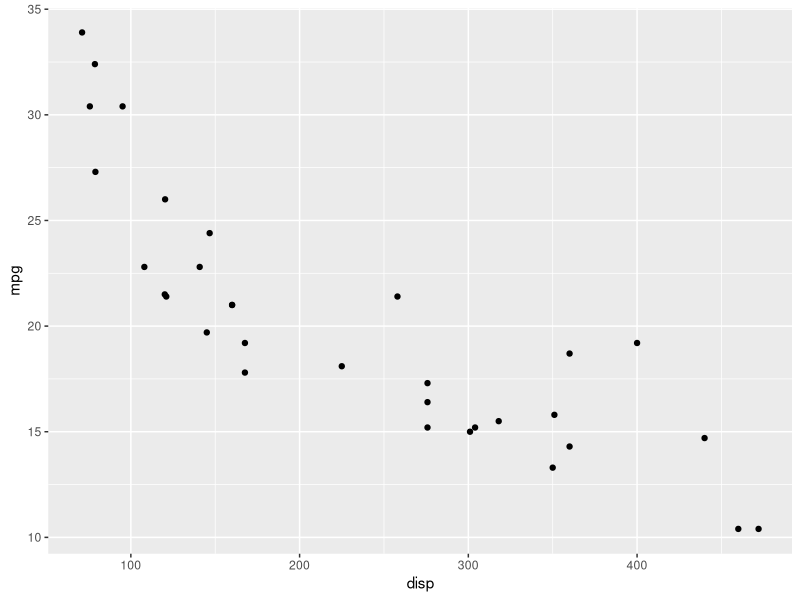
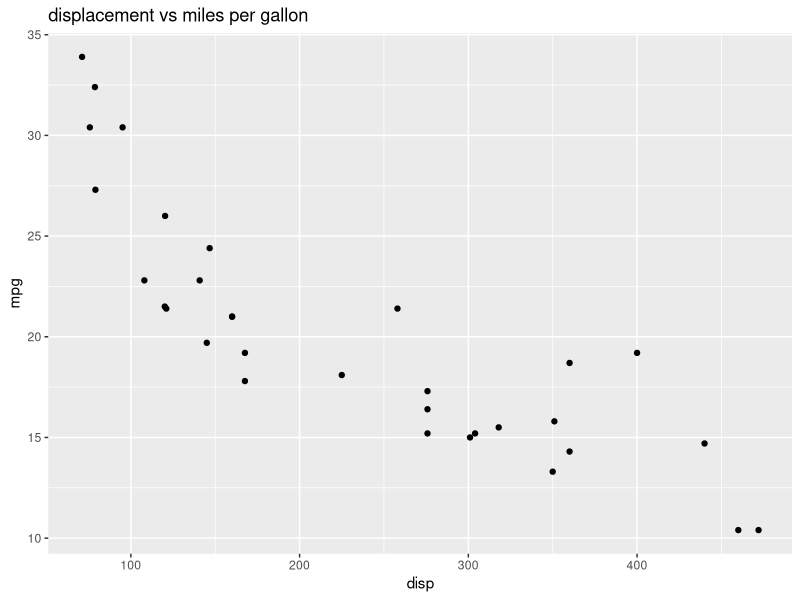
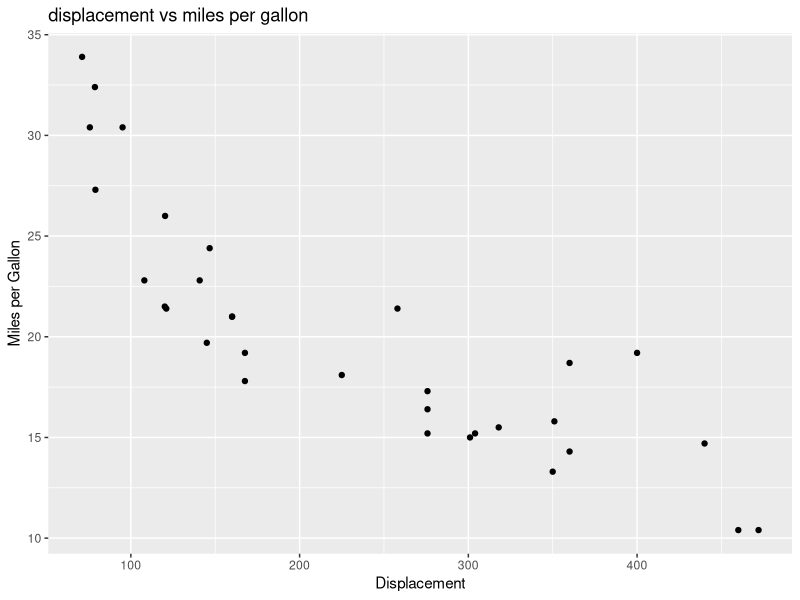
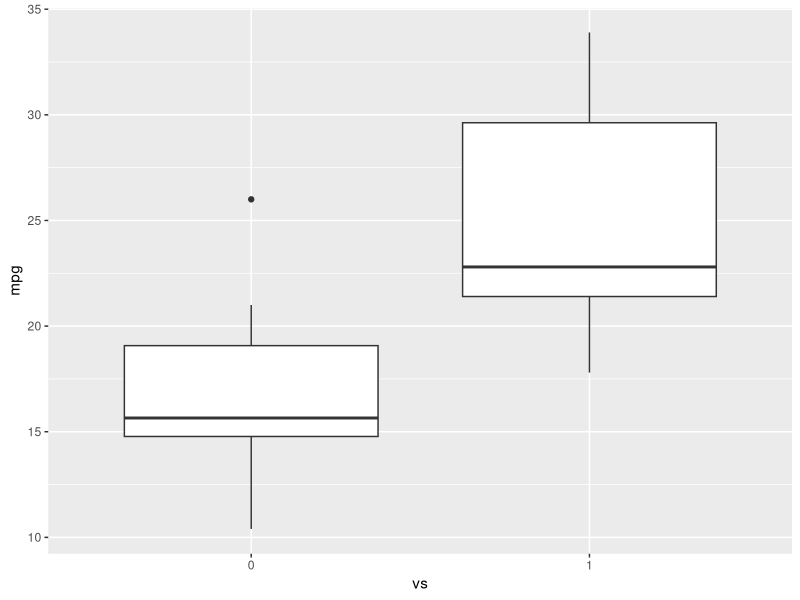
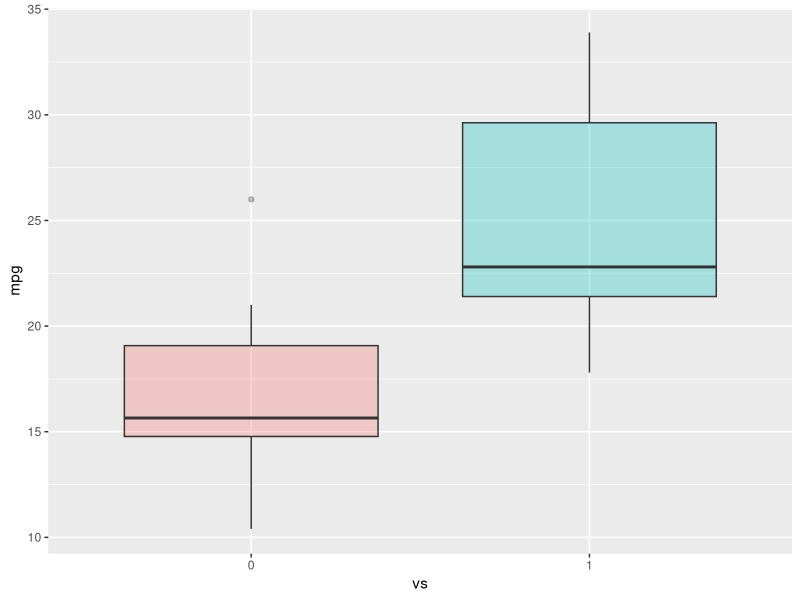
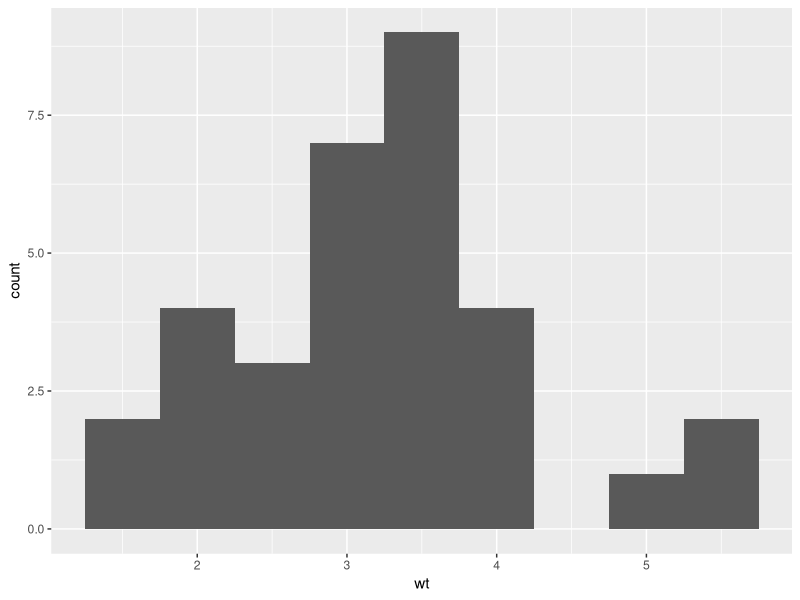

The R source for these figures, in order:
library(datasets)
data(mtcars)
head(mtcars, 5)
library(ggplot2)

ggplot(aes(x=disp,y=mpg,),data=mtcars)+geom_point()
ggplot(aes(x=disp,y=mpg,),data=mtcars)+geom_point()+ggtitle("displacement vs miles per gallon")
ggplot(aes(x=disp,y=mpg,),data=mtcars)+geom_point()+ggtitle("displacement vs miles per gallon") + labs(x = "Displacement", y = "Miles per Gallon")
mtcars$vs <- as.factor(mtcars$vs)
ggplot(aes(x=vs, y=mpg), data = mtcars) + geom_boxplot()
ggplot(aes(x=vs, y=mpg, fill = vs), data = mtcars) + 
  geom_boxplot(alpha=0.3) +
  theme(legend.position="none")
ggplot(aes(x=wt),data=mtcars) + geom_histogram(binwidth=0.5)
